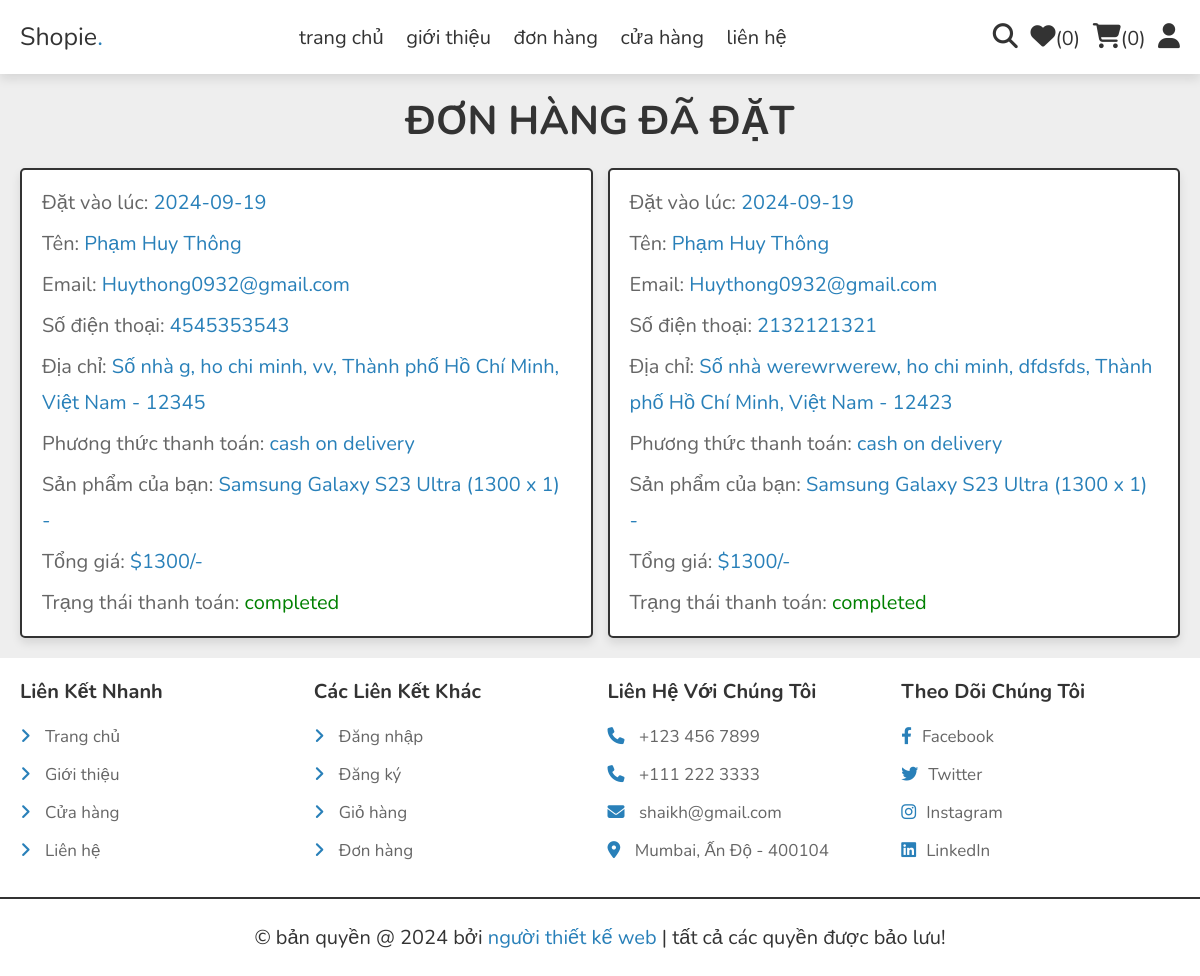
The app's page /orders.php (signed in), older data.
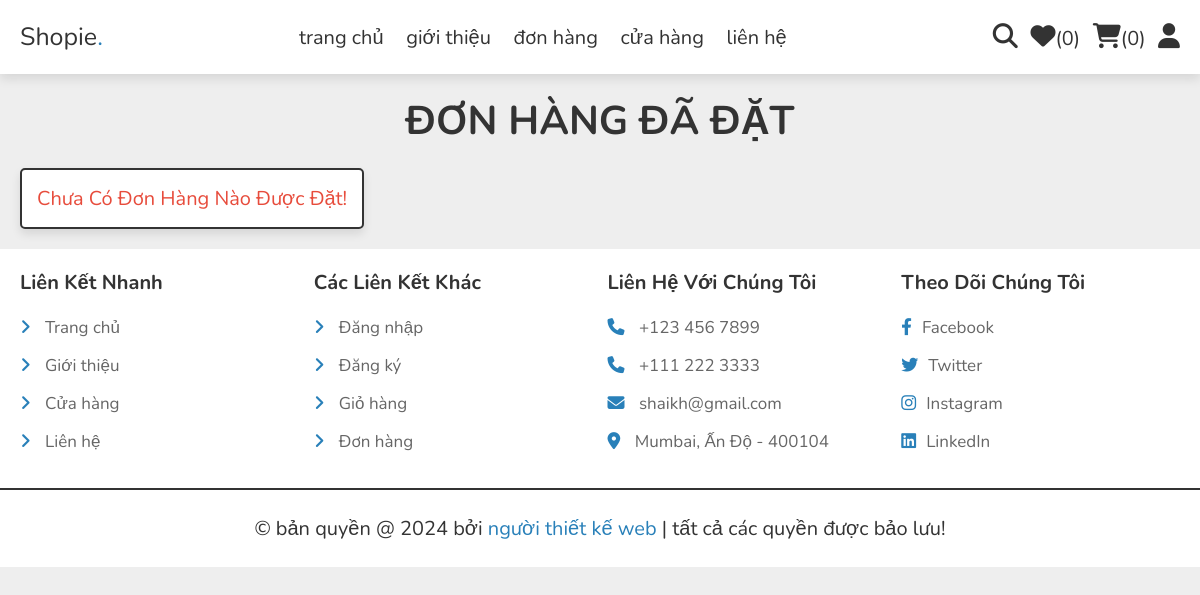
The same page, newer data.
### tables this page shows
CREATE TABLE `orders` (
  `id` int(100) NOT NULL,
  `user_id` int(100) NOT NULL,
  `name` varchar(20) NOT NULL,
  `number` varchar(10) NOT NULL,
  `email` varchar(50) NOT NULL,
  `method` varchar(50) NOT NULL,
  `address` varchar(500) NOT NULL,
  `total_products` varchar(1000) NOT NULL,
  `total_price` int(100) NOT NULL,
  `placed_on` date NOT NULL DEFAULT current_timestamp(),
  `payment_status` varchar(20) NOT NULL DEFAULT 'pending',
  `transId` varchar(100) DEFAULT NULL
);

### orders.php (the view, shortened to what this page needs)
<?php
include 'components/connect.php';
if(isset($_SESSION['user_id'])){
   $user_id = $_SESSION['user_id'];
}else{
   $user_id = '';
};
?>
<!DOCTYPE html>
<html lang="vi">
<head>
   <link rel="stylesheet" href="https://cdnjs.cloudflare.com/ajax/libs/font-awesome/6.1.1/css/all.min.css">
   <link rel="stylesheet" href="css/style.css">
</head>
<body>
<?php include 'components/user_header.php'; ?>
<section class="orders">
   <h1 class="heading">Đơn hàng đã đặt</h1>
   <div class="box-container">
   <?php
      if($user_id == ''){
         echo '<p class="empty">Vui lòng đăng nhập để xem đơn hàng của bạn</p>';
      }else{
         $select_orders = $conn->prepare("SELECT * FROM `orders` WHERE user_id = ?");
         $select_orders->execute([$user_id]);
         if($select_orders->rowCount() > 0){
            while($fetch_orders = $select_orders->fetch(PDO::FETCH_ASSOC)){
   ?>
   <div class="box">
      <p>Đặt vào lúc: <span><?= $fetch_orders['placed_on']; ?></span></p>
      <p>Tên: <span><?= $fetch_orders['name']; ?></span></p>
      <p>Email: <span><?= $fetch_orders['email']; ?></span></p>
      <p>Số điện thoại: <span><?= $fetch_orders['number']; ?></span></p>
      <p>Địa chỉ: <span><?= $fetch_orders['address']; ?></span></p>
      <p>Phương thức thanh toán: <span><?= $fetch_orders['method']; ?></span></p>
      <p>Sản phẩm của bạn: <span><?= $fetch_orders['total_products']; ?></span></p>
      <p>Tổng giá: <span>$<?= $fetch_orders['total_price']; ?>/-</span></p>
      <p>Trạng thái thanh toán: <span style="color:<?php if($fetch_orders['payment_status'] == 'pending'){ echo 'red'; }else{ echo 'green'; }; ?>"><?= $fetch_orders['payment_status']; ?></span> </p>
   </div>
   <?php
      }
      }else{
         echo '<p class="empty">Chưa có đơn hàng nào được đặt!</p>';
      }
      }
   ?>
   </div>
</section>
<?php include 'components/footer.php'; ?>
</body>
</html>

### components/user_header.php (shortened to what this page needs)
<header class="header">
   <section class="flex">
      <a href="home.php" class="logo">Shopie<span>.</span></a>
      <nav class="navbar">
         <a href="home.php">trang chủ</a>
         <a href="about.php">giới thiệu</a>
         <a href="orders.php">đơn hàng</a>
         <a href="shop.php">cửa hàng</a>
         <a href="contact.php">liên hệ</a>
      </nav>
      <div class="icons">
         <?php
            $count_wishlist_items = $conn->prepare("SELECT * FROM `wishlist` WHERE user_id = ?");
            $count_wishlist_items->execute([$user_id]);
            $total_wishlist_counts = $count_wishlist_items->rowCount();
            $count_cart_items = $conn->prepare("SELECT * FROM `cart` WHERE user_id = ?");
            $count_cart_items->execute([$user_id]);
            $total_cart_counts = $count_cart_items->rowCount();
         ?>
         <a href="search_page.php"><i class="fas fa-search"></i></a>
         <a href="wishlist.php"><i class="fas fa-heart"></i><span>(<?= $total_wishlist_counts; ?>)</span></a>
         <a href="cart.php"><i class="fas fa-shopping-cart"></i><span>(<?= $total_cart_counts; ?>)</span></a>
         <div id="user-btn" class="fas fa-user"></div>
      </div>
   </section>
</header>

### components/footer.php
<footer class="footer">
   <section class="grid">
      <div class="box">
         <h3>Liên kết nhanh</h3>
         <a href="home.php"> <i class="fas fa-angle-right"></i> Trang chủ</a>
         <a href="about.php"> <i class="fas fa-angle-right"></i> Giới thiệu</a>
         <a href="shop.php"> <i class="fas fa-angle-right"></i> Cửa hàng</a>
         <a href="contact.php"> <i class="fas fa-angle-right"></i> Liên hệ</a>
      </div>
      <div class="box">
         <h3>Các liên kết khác</h3>
         <a href="user_login.php"> <i class="fas fa-angle-right"></i> Đăng nhập</a>
         <a href="user_register.php"> <i class="fas fa-angle-right"></i> Đăng ký</a>
         <a href="cart.php"> <i class="fas fa-angle-right"></i> Giỏ hàng</a>
         <a href="orders.php"> <i class="fas fa-angle-right"></i> Đơn hàng</a>
      </div>
      <div class="box">
         <h3>Liên hệ với chúng tôi</h3>
         <a href="tel:1234567890"><i class="fas fa-phone"></i> +123 456 7899</a>
         <a href="tel:11122233333"><i class="fas fa-phone"></i> +111 222 3333</a>
         <a href="mailto:shaikh@gmail.com"><i class="fas fa-envelope"></i> shaikh@gmail.com</a>
         <a href="https://www.google.com/myplace"><i class="fas fa-map-marker-alt"></i> Mumbai, Ấn Độ - 400104 </a>
      </div>
      <div class="box">
         <h3>Theo dõi chúng tôi</h3>
         <a href="#"><i class="fab fa-facebook-f"></i>Facebook</a>
         <a href="#"><i class="fab fa-twitter"></i>Twitter</a>
         <a href="#"><i class="fab fa-instagram"></i>Instagram</a>
         <a href="#"><i class="fab fa-linkedin"></i>LinkedIn</a>
      </div>
   </section>
   <div class="credit">&copy; bản quyền @ <?= date('Y'); ?> bởi <span>người thiết kế web</span> | tất cả các quyền được bảo lưu!</div>
</footer>

### css/style.css (style rules this page uses)
:root { --main-color:#2980b9; --orange:#f39c12; --red:#e74c3c; --black:#333; --white:#fff; --light-color:#666; --light-bg:#eee; --border:.2rem solid var(--black); --box-shadow:0 .5rem 1rem rgba(0,0,0,.1); }
* { font-family: 'Nunito', sans-serif; margin:0; padding:0; box-sizing: border-box; outline: none; border:none; text-decoration: none; }
html { font-size: 62.5%; overflow-x: hidden; }
body { background-color: var(--light-bg); }
section { padding:2rem; max-width: 1200px; margin:0 auto; }
.heading { font-size: 4rem; color:var(--black); margin-bottom: 2rem; text-align: center; text-transform: uppercase; }
.empty { padding:1.5rem; background-color: var(--white); border: var(--border); box-shadow: var(--box-shadow); text-align: center; color:var(--red); border-radius: .5rem; font-size: 2rem; text-transform: capitalize; }
.header { position: sticky; top:0; left:0; right:0; background-color: var(--white); box-shadow: var(--box-shadow); z-index: 1000; }
.header .flex { display: flex; align-items: center; justify-content: space-between; position: relative; }
.header .flex .logo { font-size: 2.5rem; color:var(--black); }
.header .flex .logo span { color:var(--main-color); }
.header .flex .navbar a { margin:0 1rem; font-size: 2rem; color:var(--black); }
.header .flex .icons > * { margin-left: 1rem; font-size: 2.5rem; cursor: pointer; color:var(--black); }
.header .flex .icons a span { font-size: 2rem; }
.orders .box-container { display: flex; flex-wrap: wrap; gap:1.5rem; align-items: flex-start; }
.footer { background-color: var(--white); }
.footer .grid { display: grid; grid-template-columns: repeat(auto-fit, minmax(27rem, 1fr)); gap:1.5rem; align-items: flex-start; }
.footer .grid .box h3 { font-size: 2rem; color:var(--black); margin-bottom: 2rem; text-transform: capitalize; }
.footer .grid .box a { display: block; margin:1.5rem 0; font-size: 1.7rem; color:var(--light-color); }
.footer .grid .box a i { padding-right: 1rem; color:var(--main-color); transition: .2s linear; }
.footer .credit { text-align: center; padding: 2.5rem 2rem; border-top: var(--border); font-size: 2rem; color:var(--black); }
.footer .credit span { color:var(--main-color); }
.orders .box-container .box { padding:1rem 2rem; flex:1 1 40rem; border:var(--border); background-color: var(--white); box-shadow: var(--box-shadow); border-radius: .5rem; }
.orders .box-container .box p { margin:.5rem 0; line-height: 1.8; font-size: 2rem; color:var(--light-color); }
.orders .box-container .box p span { color:var(--main-color); }

Row changes from the older to the newer data that the page shows:
removed orders: placed_on "2024-09-19", name "Phạm Huy Thông", email "Huythong0932@gmail.com", number "4545353543", address "Số nhà g, ho chi minh, vv, Thành phố Hồ Chí Minh, Việt Nam - 12345", method "cash on delivery", total_products "Samsung Galaxy S23 Ultra (1300 x 1) -", total_price "1300", payment_status "completed"
removed orders: placed_on "2024-09-19", name "Phạm Huy Thông", email "Huythong0932@gmail.com", number "2132121321", address "Số nhà werewrwerew, ho chi minh, dfdsfds, Thành phố Hồ Chí Minh, Việt Nam - 12423", method "cash on delivery", total_products "Samsung Galaxy S23 Ultra (1300 x 1) -", total_price "1300", payment_status "completed"
Text that changed along with them:
text now shown: "Chưa Có Đơn Hàng Nào Được Đặt!"
